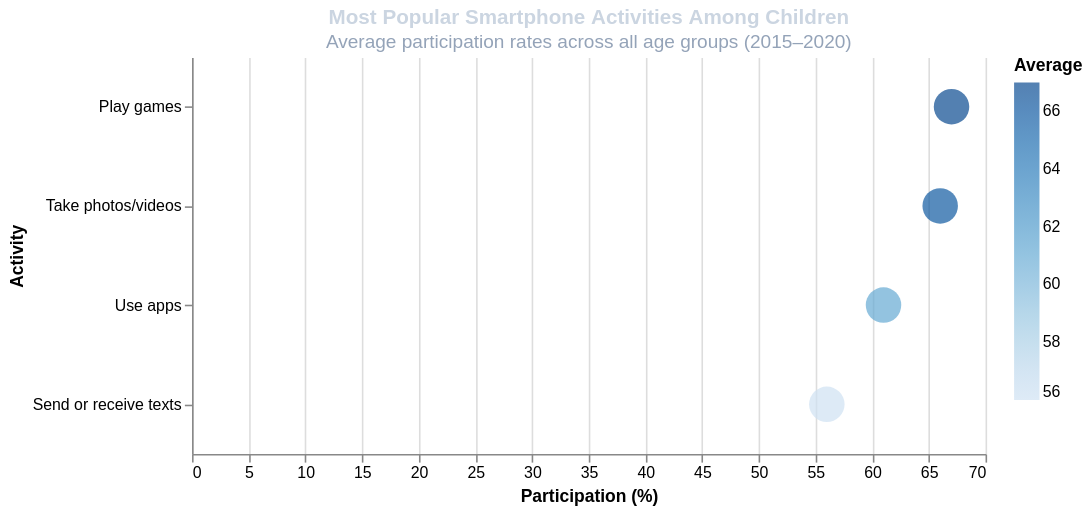

Write a Vega-Lite specification for this figure.
### Vega-Lite specification from a JSON file in a GitHub repository (floating-point values rounded to 4 significant figures)
{"$schema": "https://vega.github.io/schema/vega-lite/v5.json", "title": {"text": "Most Popular Smartphone Activities Among Children", "subtitle": "Average participation rates across all age groups (2015–2020)", "color": "#cbd5e1", "subtitleColor": "#94a3b8"}, "width": 500, "height": 250, "background": "transparent", "data": {"values": [{"Activity": "Play games", "Average": 67}, {"Activity": "Take photos/videos", "Average": 66}, {"Activity": "Use apps", "Average": 61}, {"Activity": "Send or receive texts", "Average": 56}]}, "mark": {"type": "circle", "size": 500}, "encoding": {"x": {"field": "Average", "type": "quantitative", "title": "Participation (%)"}, "y": {"field": "Activity", "type": "nominal", "sort": "-x"}, "color": {"field": "Average", "type": "quantitative", "scale": {"scheme": "blues"}}}, "config": {"view": {"stroke": "transparent"}}}
